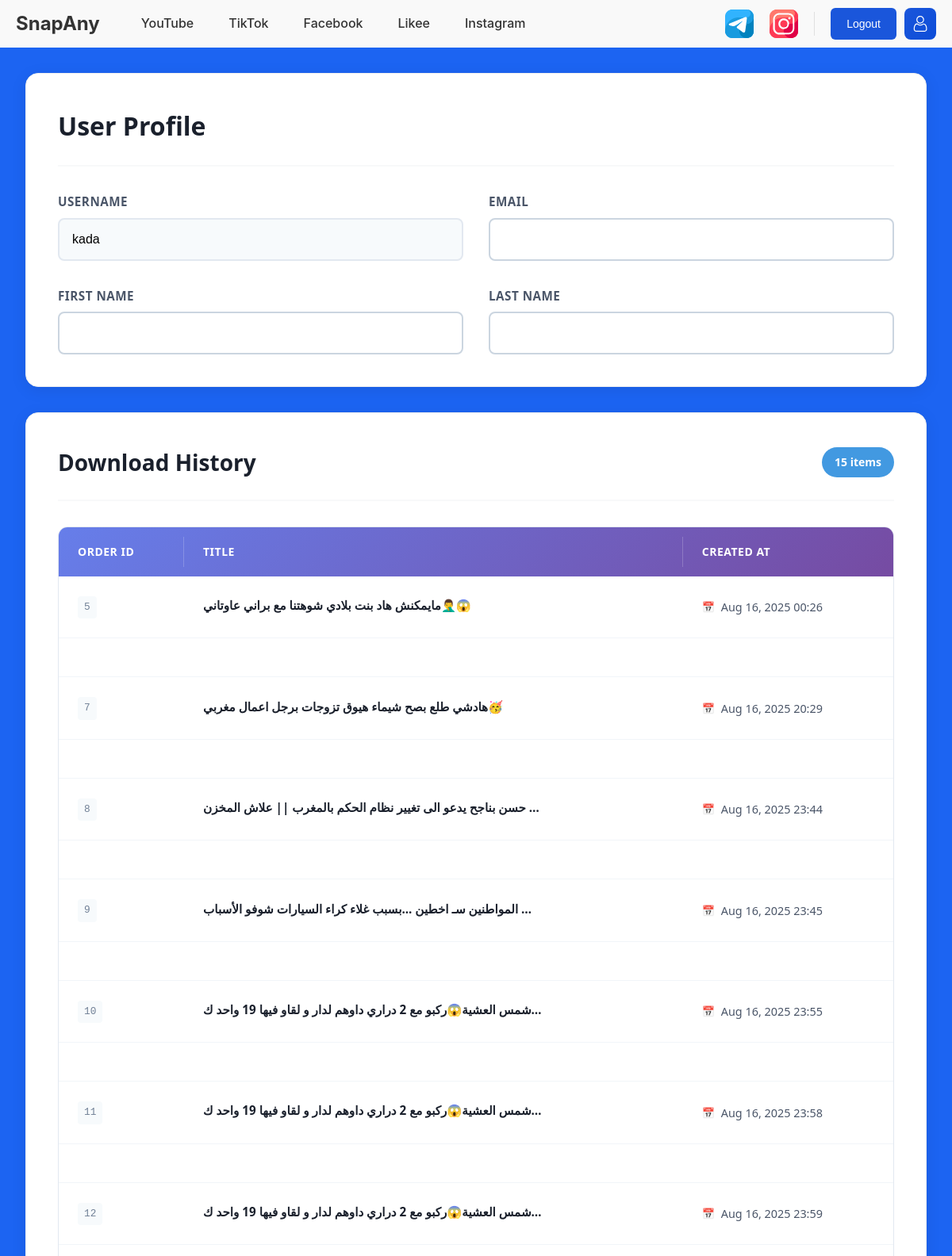
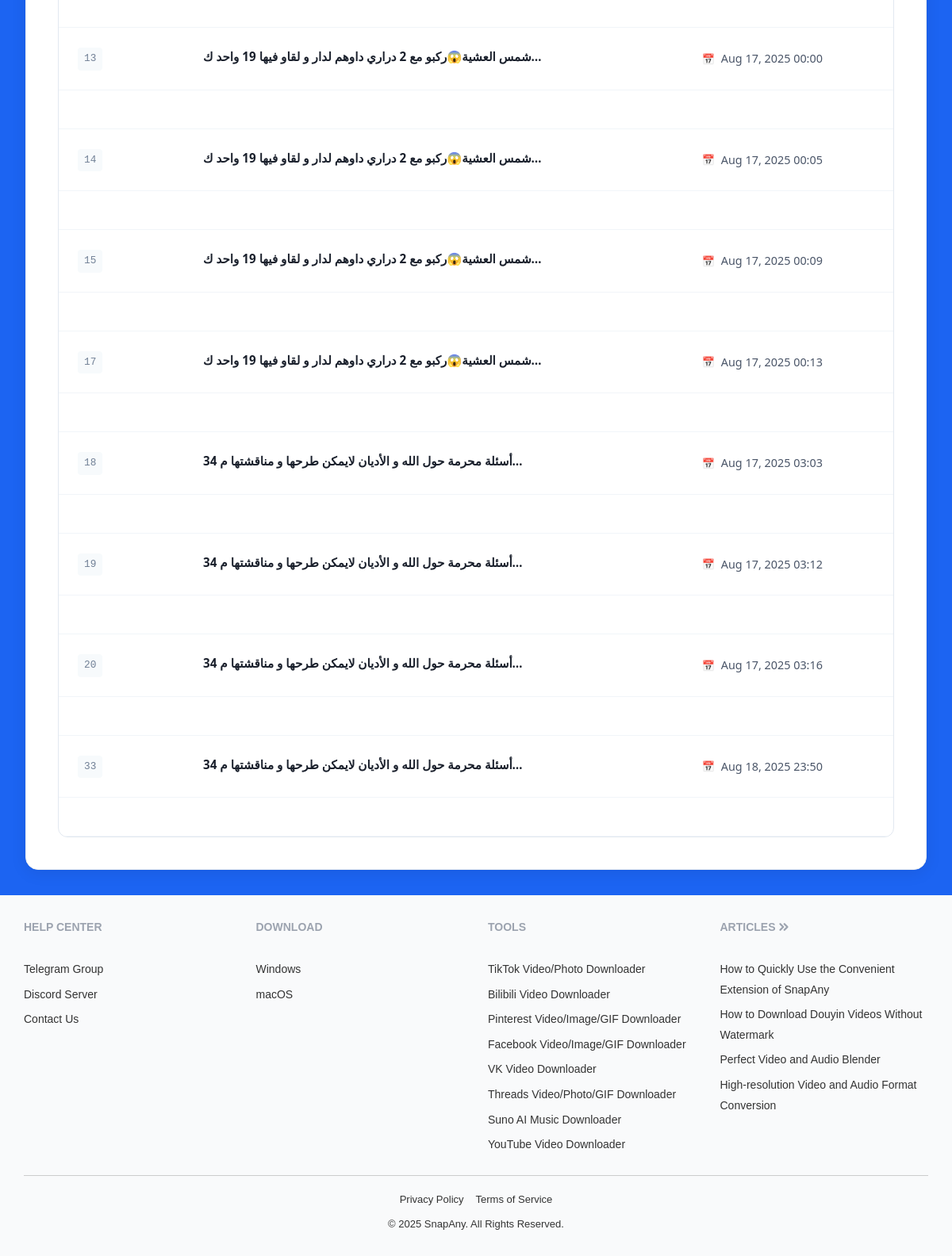
The page /user-profile/ (signed in) on the database its author committed (2 pictures, top to bottom).
### pages/models.py (models this page shows, shortened)
class History(models.Model):
    user_id = models.IntegerField()  # Or ForeignKey to User if linked to Django auth
    order_id = models.AutoField(primary_key=True)  # Auto increment ID
    url = models.URLField(max_length=500)  # URL storage
    created_at = models.DateTimeField(auto_now_add=True)  # Auto add timestamp
    data = models.JSONField()

### pages/views.py (the view)
# urls.py: path('user-profile/', views.user_profile, name='user_profile'),
@login_required(login_url='/')
def user_profile(request):
    user = request.user  # Get the logged-in user
    histories = History.objects.filter(user_id=user.id)
    return render(request, 'user_profile.html', {'user': user, 'user_history': histories})

### pages/templates/user_profile.html (shortened to what this page needs)
{% load static %}
<!DOCTYPE html>
<html>
    {% include 'includes/head-tag.html' %}
    <head>
    </head>
<body>
    {% include 'includes/header.html' %}
    <div class="user-profile-main-zx">
        <div class="profile-section-zy">
            <div class="profile-header-zz">
                <h1>User Profile</h1>
            </div>
            <div class="profile-grid-za">
                <div class="profile-field-group-zb">
                    <label class="profile-label-zc">Username</label>
                    <input type="text" class="profile-value-zd" value="{{ user.username }}" readonly>
                </div>
                <div class="profile-field-group-zb">
                    <label class="profile-label-zc">Email</label>
                    <input type="email" class="profile-value-zd editable" value="{{ user.email }}">
                </div>
                <div class="profile-field-group-zb">
                    <label class="profile-label-zc">First Name</label>
                    <input type="text" class="profile-value-zd editable" value="{{ user.first_name }}">
                </div>
                <div class="profile-field-group-zb">
                    <label class="profile-label-zc">Last Name</label>
                    <input type="text" class="profile-value-zd editable" value="{{ user.last_name }}">
                </div>
            </div>
        </div>
        <div class="history-section-ze">
            <div class="history-header-zf">
                <h2>Download History</h2>
                {% if user_history %}
                <div class="history-count">{{ user_history|length }} items</div>
                {% endif %}
            </div>
            {% if user_history %}
                <div class="history-table-container">
                    <table class="history-table-zg">
                        <thead>
                            <tr>
                                <th>Order ID</th>
                                <th>Title</th>
                                <th>Created At</th>
                            </tr>
                        </thead>
                        <tbody>
                            {% for user_item in user_history %}
                            <tr>
                                <td>
                                    <div class="history-order-id-zj">{{ user_item.order_id }}</div>
                                </td>
                                <td>
                                    <div class="history-title-zi">{{ user_item.data.title|truncatechars:60 }}</div>
                                </td>
                                <td>
                                    <div class="history-created-at">{{ user_item.created_at|date:"M d, Y H:i" }}</div>
                                </td>
                            </tr>
                            <tr>
                                <td colspan="4">
                                </td>
                            </tr>
                            {% endfor %}
                        </tbody>
                    </table>
                </div>
            {% else %}
                <div class="empty-history-zr">
                    <p>No download history found</p>
                </div>
            {% endif %}
        </div>
    </div>
    {% include 'includes/footer.html' %}
</body>
</html>

### pages/templates/includes/head-tag.html (shortened to what this page needs)
{% load static %}
<head>
    <link rel="stylesheet" type="text/css" href="{% static 'pages/header.css' %}">
    <link rel="stylesheet" type="text/css" href="{% static 'pages/style.css' %}">
    <link rel="stylesheet" type="text/css" href="{% static 'pages/footer.css' %}">
    <link rel="stylesheet" href="https://cdnjs.cloudflare.com/ajax/libs/font-awesome/6.4.0/css/all.min.css">
</head>

### pages/templates/includes/header.html (shortened to what this page needs)
{% load static %}
<header>
    <div>
        <h2>SnapAny</h2>
    </div>
    <nav class="desktop-nav">
        <ul class="nav-links">
            <li><a href="#">YouTube</a></li>
            <li><a href="#">TikTok</a></li>
            <li><a href="#">Facebook</a></li>
            <li><a href="#">Likee</a></li>
            <li><a href="#">Instagram</a></li>
        </ul>
        <div class="header-right">
            <div class="login-right-container">
                <div class="logo" title="Telegram">
                    <img src="/static/assets/telegram.svg" width="36" height="36" alt="Telegram Logo">
                </div>
                <div class="logo" title="Instagram">
                    <img src="/static/assets/instagram.svg" width="36" height="36" alt="Instagram Logo">
                </div>
                <div class="auth-buttons">
                    {% if not user.is_authenticated %}
                        <button class="btn login" onclick="window.location.href='/login/'">Login</button>
                        <button class="btn signup" onclick="window.location.href='/signup/'">Sign Up</button>
                    {% else %}
                        <button class="btn login" onclick="window.location.href='/logout/'">Logout</button>
                        <a class="logo profile" title="Profile" href="/user-profile/">
                            <img src="/static/assets/user.svg" width="20" height="20" alt="User Logo">
                        </a>
                    {% endif %}
                </div>
            </div>
        </div>
    </nav>
</header>

### pages/templates/includes/footer.html
<footer>
    <div class="footer-grid">
        <div>
            <h3>HELP CENTER</h3>
            <ul>
                <li><a href="#">Telegram Group</a></li>
                <li><a href="#">Discord Server</a></li>
                <li><a href="#">Contact Us</a></li>
            </ul>
        </div>
        <div>
            <h3>DOWNLOAD</h3>
            <ul>
                <li><a href="#">Windows</a></li>
                <li><a href="#">macOS</a></li>
            </ul>
        </div>
        <div>
            <h3>TOOLS</h3>
            <ul>
                <li><a href="#">TikTok Video/Photo Downloader</a></li>
                <li><a href="#">Bilibili Video Downloader</a></li>
                <li><a href="#">Pinterest Video/Image/GIF Downloader</a></li>
                <li><a href="#">Facebook Video/Image/GIF Downloader</a></li>
                <li><a href="#">VK Video Downloader</a></li>
                <li><a href="#">Threads Video/Photo/GIF Downloader</a></li>
                <li><a href="#">Suno AI Music Downloader</a></li>
                <li><a href="#">YouTube Video Downloader</a></li>
            </ul>
        </div>
        <div>
            <h3 class="footer-title">
                <a href="#" class="art-text">ARTICLES</a>
                <svg xmlns="http://www.w3.org/2000/svg" width="18" height="18" viewBox="0 0 24 24" fill="none" stroke="currentColor" stroke-width="3" stroke-linecap="round" stroke-linejoin="round" class="lucide lucide-chevrons-right h-5 w-5"><path d="m6 17 5-5-5-5"></path><path d="m13 17 5-5-5-5"></path></svg>
            </h3>
            <ul>
                <li><a href="#">How to Quickly Use the Convenient Extension of SnapAny</a></li>
                <li><a href="#">How to Download Douyin Videos Without Watermark</a></li>
                <li><a href="#">Perfect Video and Audio Blender</a></li>
                <li><a href="#">High-resolution Video and Audio Format Conversion</a></li>
            </ul>
        </div>
    </div>
    <hr class="footer-line">
    <div class="footer-bottom">
        <div class="footer-links">
            <a href="#">Privacy Policy</a>
            <a href="#">Terms of Service</a>
        </div>
        <p>&copy; 2025 SnapAny. All Rights Reserved.</p>
    </div>
</footer>

### pages/static/pages/header.css (style rules this page uses)
header { display: flex; align-items: center; justify-content: space-between; padding: 10px 20px; background: #f9f9f9; position: relative; z-index: 1000; }
h2 { font-size: 1.5rem; color: #333; font-weight: 700; }
.desktop-nav { display: flex; align-items: center; justify-content: space-between; flex: 1; margin-left: 40px; }
.nav-links { display: flex; gap: 20px; list-style: none; }
.nav-links a { text-decoration: none; color: #333; font-weight: 500; padding: 8px 12px; border-radius: 6px; transition: all 0.2s ease; }
.header-right { display: flex; align-items: center; gap: 15px; }
.login-right-container { display: flex; align-items: center; gap: 20px; }
.logo { border-radius: 8px; display: flex; align-items: center; justify-content: center; color: white; font-weight: bold; font-size: 18px; cursor: pointer; transition: transform 0.2s ease; }
.profile { width: 40px; height: 40px; background: linear-gradient(135deg, #1a56db, #0d4dd8); }
.auth-buttons { display: flex; gap: 10px; }
.btn { padding: 10px 20px; border: none; border-radius: 6px; font-size: 14px; font-weight: 500; cursor: pointer; transition: all 0.2s ease; text-decoration: none; display: inline-block; }
.login { background: #1a56db; color: white; }

### pages/static/pages/style.css (style rules this page uses)
* { margin: 0; padding: 0; box-sizing: border-box; }
body { -webkit-text-size-adjust: 100%; -moz-tab-size: 4; -o-tab-size: 4; tab-size: 4; font-feature-settings: normal; font-variation-settings: normal; -webkit-tap-highlight-color: transparent; font-family: -apple-system, BlinkMacSystemFont, 'Segoe UI', Roboto, sans-serif; background: #1c64f2; min-height: 100vh; line-height: 1.6; }
a { text-decoration: none; }

### pages/static/pages/footer.css (style rules this page uses)
footer { background: #f9fafb; padding: 30px; font-family: Arial, sans-serif; color: #333; }
.footer-grid { display: grid; grid-template-columns: repeat(auto-fit, minmax(220px, 1fr)); gap: 30px; }
footer h3 { font-size: .875rem; line-height: 1.25rem; margin-bottom: 30px; color: #9ca3af; }
footer .art-text { color: #9ca3af; }
footer ul { list-style: none; padding: 0; margin: 0; }
footer li { margin-bottom: 6px; }
footer a { color: #333; text-decoration: none; font-size: 14px; }
.footer-line { border: none; border-top: 1px solid #ccc; margin: 20px 0; }
.footer-bottom { text-align: center; font-size: 13px; }
.footer-links { display: flex; justify-content: center; gap: 15px; margin-bottom: 10px; }
.footer-links a { font-size: 13px; }
.footer-title { display: flex; align-items: center; gap: 1px; }
.footer-title svg { flex-shrink: 0; }

### rows shown on the page
History: order_id "5", data "مايمكنش هاد بنت بلادي شوهتنا مع براني عاوتاني🤦‍♂️😱", created_at "Aug 16, 2025 00:26"
History: order_id "7", data "هادشي طلع بصح شيماء هيوق تزوجات برجل اعمال مغربي🥳", created_at "Aug 16, 2025 20:29"
History: order_id "8", data "حسن بناجح يدعو الى تغيير نظام الحكم بالمغرب || علاش المخزن …", created_at "Aug 16, 2025 23:44"
History: order_id "9", data "المواطنين سـ اخطين ...بسبب غلاء كراء السيارات شوفو الأسباب …", created_at "Aug 16, 2025 23:45"
History: order_id "10", data "شمس العشية😱ركبو مع 2 دراري داوهم لدار و لقاو فيها 19 واحد ك…", created_at "Aug 16, 2025 23:55"
History: order_id "11", data "شمس العشية😱ركبو مع 2 دراري داوهم لدار و لقاو فيها 19 واحد ك…", created_at "Aug 16, 2025 23:58"
History: order_id "12", data "شمس العشية😱ركبو مع 2 دراري داوهم لدار و لقاو فيها 19 واحد ك…", created_at "Aug 16, 2025 23:59"
History: order_id "13", data "شمس العشية😱ركبو مع 2 دراري داوهم لدار و لقاو فيها 19 واحد ك…", created_at "Aug 17, 2025 00:00"
History: order_id "14", data "شمس العشية😱ركبو مع 2 دراري داوهم لدار و لقاو فيها 19 واحد ك…", created_at "Aug 17, 2025 00:05"
History: order_id "15", data "شمس العشية😱ركبو مع 2 دراري داوهم لدار و لقاو فيها 19 واحد ك…", created_at "Aug 17, 2025 00:09"
History: order_id "17", data "شمس العشية😱ركبو مع 2 دراري داوهم لدار و لقاو فيها 19 واحد ك…", created_at "Aug 17, 2025 00:13"
History: order_id "18", data "34 أسئلة محرمة حول الله و الأديان لايمكن طرحها و مناقشتها م…", created_at "Aug 17, 2025 03:03"
History: order_id "19", data "34 أسئلة محرمة حول الله و الأديان لايمكن طرحها و مناقشتها م…", created_at "Aug 17, 2025 03:12"
History: order_id "20", data "34 أسئلة محرمة حول الله و الأديان لايمكن طرحها و مناقشتها م…", created_at "Aug 17, 2025 03:16"
History: order_id "33", data "34 أسئلة محرمة حول الله و الأديان لايمكن طرحها و مناقشتها م…", created_at "Aug 18, 2025 23:50"

### other values the page prints
{{ user_history|length }} "15"
